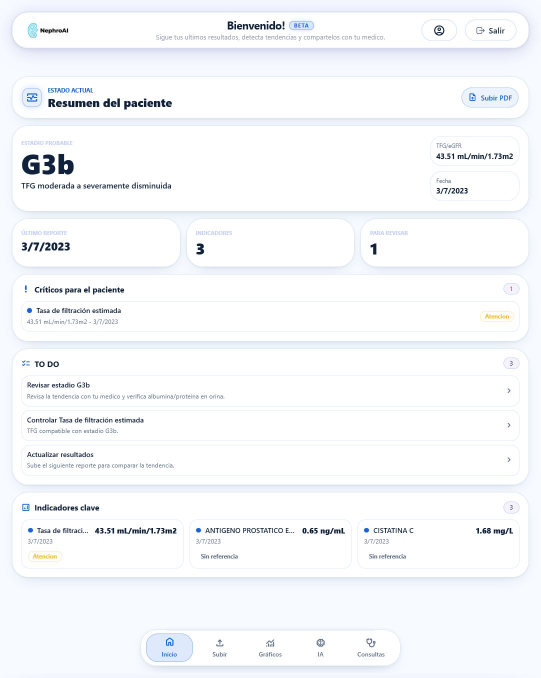
#> input picture landing/tutorial/01-inicio.png, 1082 x 1356 px (shown at 1/2 size)
$ python build_landing_tutorial.py
#> lines starting #> are read from the running program, lines starting #| are printed output that depends on the picture
from __future__ import annotations

from pathlib import Path
from textwrap import wrap

from PIL import Image, ImageDraw, ImageFont, ImageOps


ROOT = Path(__file__).resolve().parents[1]
ASSET_DIR = ROOT / "landing" / "tutorial"
OUTPUT = ASSET_DIR / "nephroai-tour.webp"
MOBILE_OUTPUT = ASSET_DIR / "nephroai-tour-mobile.webp"
CANVAS = (2000, 1367)
SCREEN_BOX = (90, 170, 1910, 1140)

SCENES = [
    (
        "01-inicio.png",
        "1 de 5 · Resumen",
        "Vea de inmediato su estado renal y los indicadores que requieren atención.",
    ),
    (
        "02-subir.png",
        "2 de 5 · Subir análisis",
        "Suba un PDF de laboratorio y NephroAI organizará los resultados.",
    ),
    (
        "03-graficos-egfr.png",
        "3 de 5 · Seguir tendencias",
        "Compare cada indicador y detecte valores fuera del rango de referencia.",
    ),
    (
        "04-ia.png",
        "4 de 5 · Preguntar a la IA",
        "Entienda qué cambió y qué conviene conversar con su médico.",
    ),
    (
        "05-consultas.png",
        "5 de 5 · Consultas",
        "Comparta sus resultados y gestione la comunicación con su médico.",
    ),
]


def font(size: int, bold: bool = False) -> ImageFont.FreeTypeFont:
    family = "segoeuib.ttf" if bold else "segoeui.ttf"
    path = Path("C:/Windows/Fonts") / family
    return ImageFont.truetype(str(path), size=size)


def rounded_mask(size: tuple[int, int], radius: int) -> Image.Image:
    mask = Image.new("L", size, 0)
    draw = ImageDraw.Draw(mask)
    draw.rounded_rectangle((0, 0, size[0] - 1, size[1] - 1), radius=radius, fill=255)
    return mask


def fit_screen(image: Image.Image, max_height: int = 1000) -> Image.Image:
    left, top, right, bottom = SCREEN_BOX
    target = (right - left, bottom - top)
    image = image.convert("RGB")
    if image.height > max_height:
        image = image.crop((0, 0, image.width, max_height))
    image = ImageOps.contain(image, target, Image.Resampling.LANCZOS)
    stage = Image.new("RGB", target, "#ffffff")
    x = (target[0] - image.width) // 2
    y = (target[1] - image.height) // 2
    stage.paste(image, (x, y))
    stage.putalpha(rounded_mask(target, 40))
    return stage


def make_scene(filename: str, label: str, caption: str) -> Image.Image:
    canvas = Image.new("RGB", CANVAS, "#eef6ff")
    draw = ImageDraw.Draw(canvas)
    draw.text((90, 62), "NephroAI en menos de un minuto", font=font(52, True), fill="#071b46")
    label_font = font(34, True)
    label_box = draw.textbbox((0, 0), label, font=label_font)
    label_width = label_box[2] - label_box[0] + 50
    draw.rounded_rectangle((CANVAS[0] - label_width - 90, 57, CANVAS[0] - 90, 125), radius=34, fill="#dceaff")
    draw.text((CANVAS[0] - label_width - 65, 71), label, font=label_font, fill="#075be8")

    max_height = 844 if filename == "01-inicio.png" else 900 if filename == "03-graficos-egfr.png" else 1000
    screen = fit_screen(Image.open(ASSET_DIR / filename), max_height=max_height)
    canvas.paste(screen, (SCREEN_BOX[0], SCREEN_BOX[1]), screen)
    draw.rounded_rectangle((90, 1173, 1910, 1310), radius=37, fill="#071b46")
    draw.text((137, 1211), caption, font=font(40, True), fill="#ffffff")
    return canvas


def make_mobile_scene(filename: str, label: str, caption: str) -> Image.Image:
    canvas = Image.new("RGB", (1080, 1500), "#eef6ff")
    draw = ImageDraw.Draw(canvas)
    draw.text((48, 47), "NephroAI en menos de un minuto", font=font(45, True), fill="#071b46")
    draw.rounded_rectangle((48, 119, 1032, 194), radius=38, fill="#dceaff")
    draw.text((81, 137), label, font=font(35, True), fill="#075be8")

    image = Image.open(ASSET_DIR / filename).convert("RGB")
    max_height = 844 if filename == "01-inicio.png" else 900 if filename == "03-graficos-egfr.png" else 1000
    if image.height > max_height:
        image = image.crop((0, 0, image.width, max_height))
    image = ImageOps.contain(image, (984, 939), Image.Resampling.LANCZOS)
    stage = Image.new("RGB", (984, 939), "#ffffff")
    stage.paste(image, ((984 - image.width) // 2, (939 - image.height) // 2))
    stage.putalpha(rounded_mask(stage.size, 33))
    canvas.paste(stage, (48, 227), stage)

    draw.rounded_rectangle((48, 1205, 1032, 1436), radius=36, fill="#071b46")
    lines = wrap(caption, width=42)
    line_height = 63
    start_y = 1250 + max(0, (2 - len(lines)) * 27)
    for index, line in enumerate(lines[:3]):
        draw.text((87, start_y + index * line_height), line, font=font(47, True), fill="#ffffff")
    return canvas


def main() -> None:
    scenes = [make_scene(*scene) for scene in SCENES]
#> in make_scene, `label_box = draw.textbbox((0, 0), label, font=label_font)`: label_box = (0, 6, 298, 32)
#> in make_scene, `label_width = label_box[2] - label_box[0] + 50`: label_width = 348
#> in fit_screen, `left, top, right, bottom = SCREEN_BOX`: left = 90; top = 170; right = 1910; bottom = 1140
#> in fit_screen, `target = (right - left, bottom - top)`: target = (1820, 970)
#> in fit_screen, image is the input picture: PIL image 1082x1356 RGB; mean R, G, B 246.5, 248.2, 250.7
#> in fit_screen, `image = image.crop((0, 0, image.width, max_height))`:
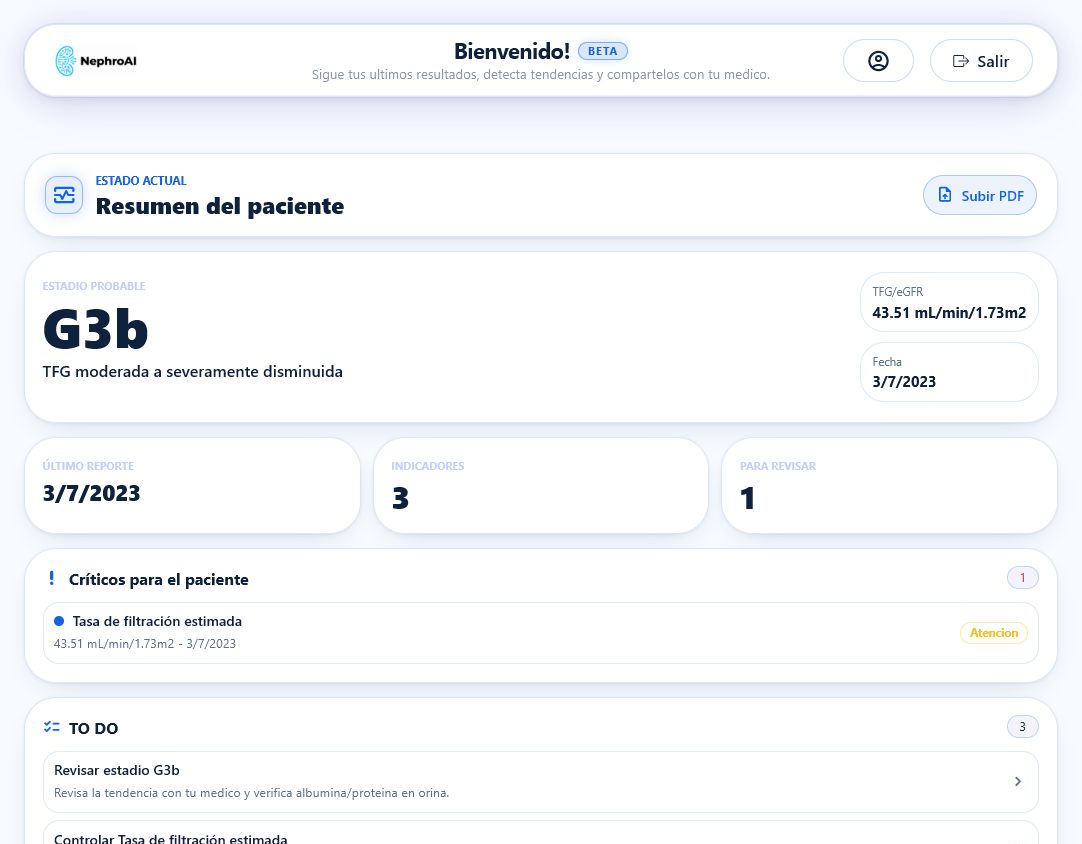
#> image: PIL image 1082x844 RGB; mean R, G, B 246.3, 247.9, 250.3
#> in fit_screen, `stage = Image.new("RGB", target, "#ffffff")`: stage: PIL image 1820x970 RGB; every value is 255
#> in fit_screen, `x = (target[0] - image.width) // 2`: x = 288
#> in fit_screen, `y = (target[1] - image.height) // 2`: y = 0
#> in rounded_mask, `mask = Image.new("L", size, 0)`: mask: PIL image 1820x970 L; every value is 0
#> call 2 of make_scene, with filename = '02-subir.png', label = '2 de 5 · Subir análisis'
#> in make_scene (call 2), `label_box = draw.textbbox((0, 0), label, font=label_font)`: label_box = (0, 5, 366, 32)
#> in make_scene (call 2), `label_width = label_box[2] - label_box[0] + 50`: label_width = 416
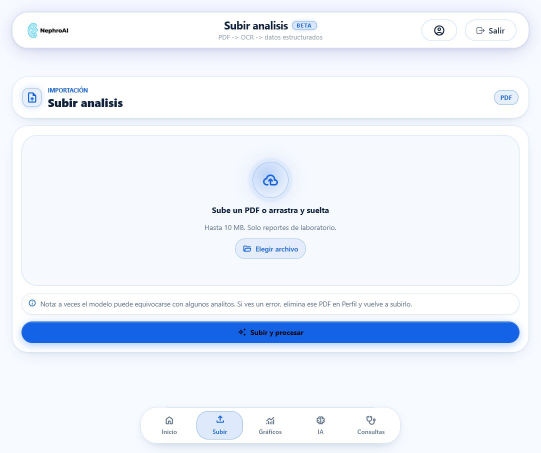
#> input picture landing/tutorial/02-subir.png, 1082 x 905 px (shown at 1/2 size)
#> in fit_screen, image is the input picture: PIL image 1082x905 RGB; mean R, G, B 234.2, 240.4, 250.7
#> call 3 of make_scene, with filename = '03-graficos-egfr.png', label = '3 de 5 · Seguir tendencias'
#> in make_scene (call 3), `label_box = draw.textbbox((0, 0), label, font=label_font)`: label_box = (0, 6, 446, 39)
#> in make_scene (call 3), `label_width = label_box[2] - label_box[0] + 50`: label_width = 496
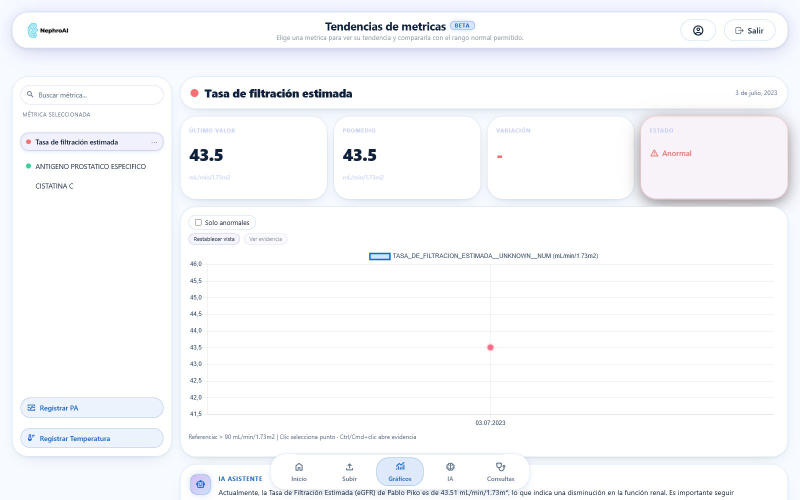
#> input picture landing/tutorial/03-graficos-egfr.png, 1600 x 1000 px (shown at 1/2 size)
#> call 3 of fit_screen, with max_height = 900
#> in fit_screen, image is the input picture: PIL image 1600x1000 RGB; mean R, G, B 247.8, 248.7, 251
#> in fit_screen (call 3), `image = image.crop((0, 0, image.width, max_height))`:
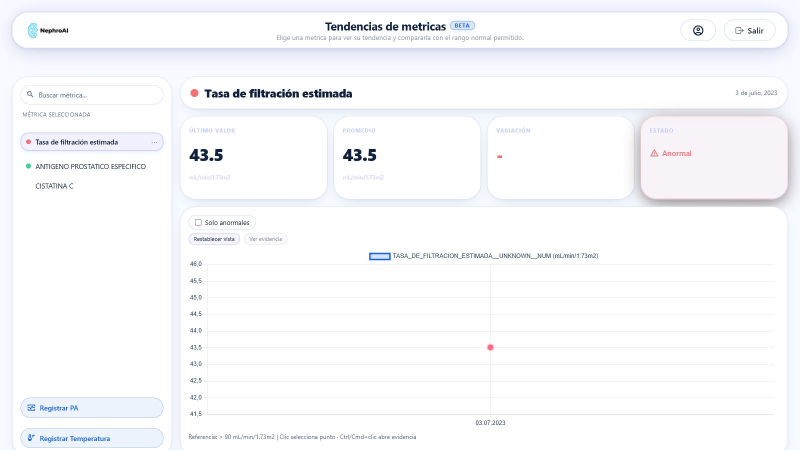
#> image: PIL image 1600x900 RGB (shown at 1/2 size); mean R, G, B 248.4, 249.1, 251.3
#> in fit_screen (call 3), `x = (target[0] - image.width) // 2`: x = 48
#> call 4 of make_scene, with filename = '04-ia.png', label = '4 de 5 · Preguntar a la IA'
#> in make_scene (call 4), `label_box = draw.textbbox((0, 0), label, font=label_font)`: label_box = (0, 6, 424, 39)
#> in make_scene (call 4), `label_width = label_box[2] - label_box[0] + 50`: label_width = 474
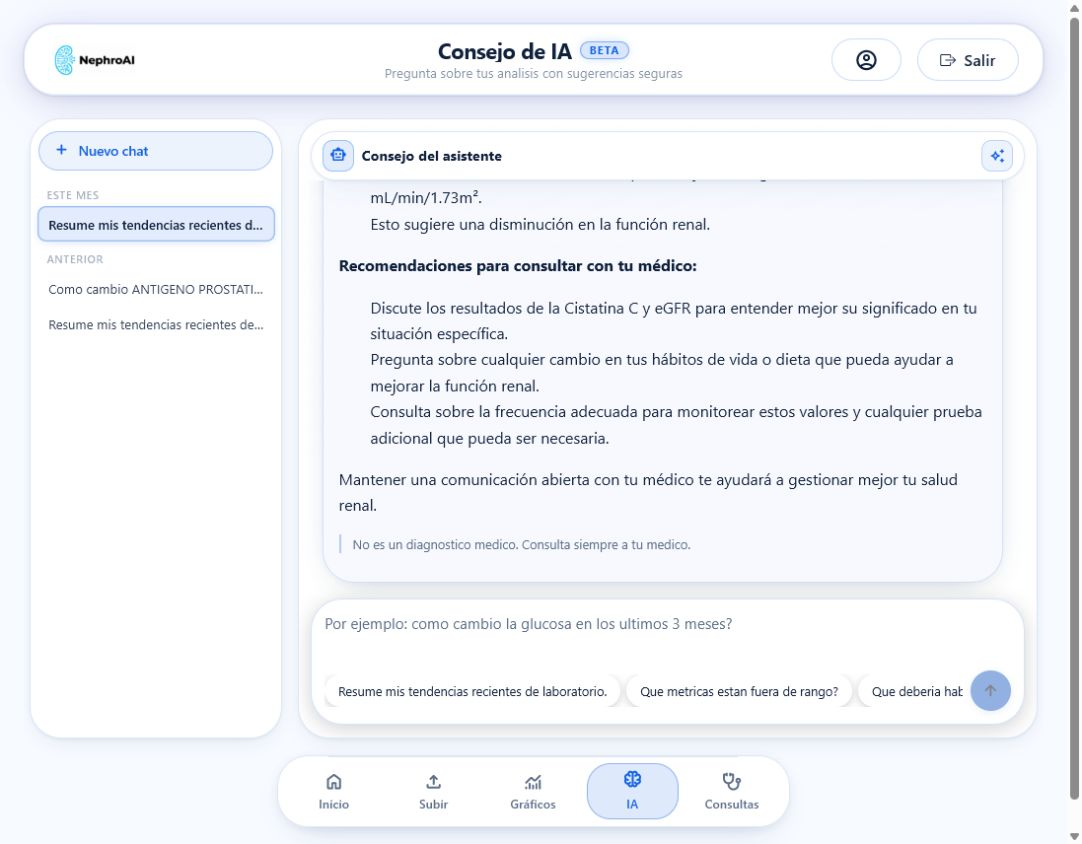
#> input picture landing/tutorial/04-ia.png, 1082 x 844 px
#> call 4 of fit_screen, with max_height = 1000
#> in fit_screen, image is the input picture: PIL image 1082x844 RGB; mean R, G, B 242, 244, 248.1
#> in fit_screen (call 4), `x = (target[0] - image.width) // 2`: x = 288
#> in fit_screen (call 4), `stage.paste(image, (x, y))`:
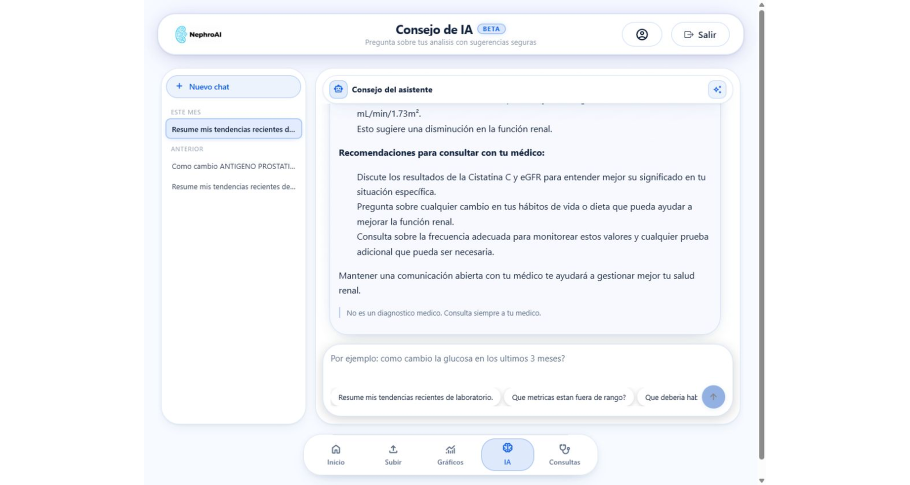
#> stage: PIL image 1820x970 RGB (shown at 1/2 size); mean R, G, B 246.1, 247.4, 250.1
#> in make_scene (call 4), `canvas.paste(screen, (SCREEN_BOX[0], SCREEN_BOX[1]), screen)`:
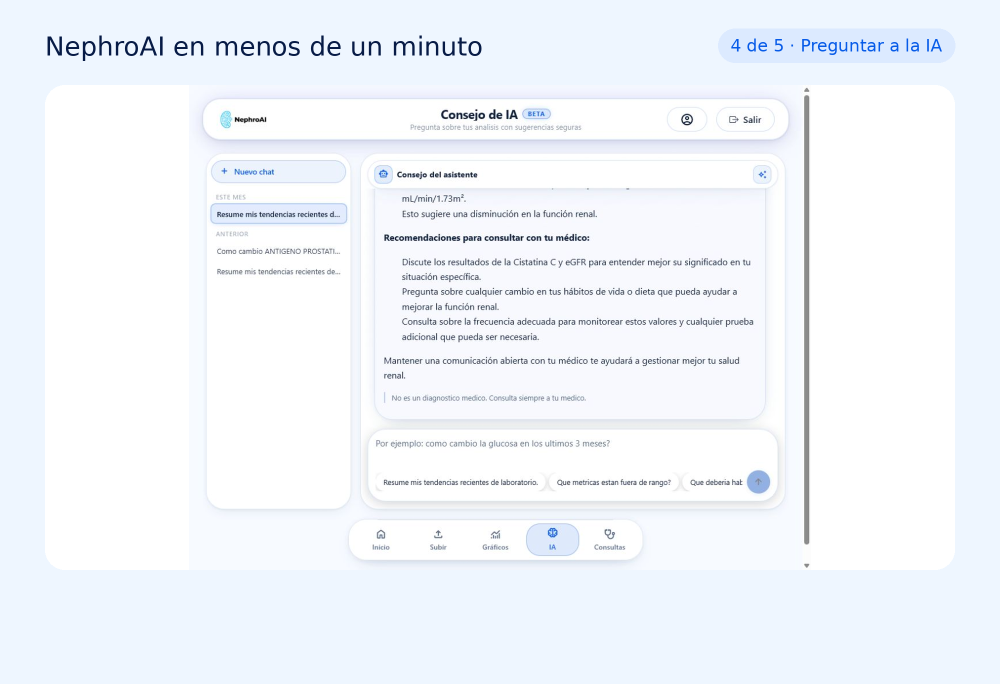
#> canvas: PIL image 2000x1367 RGB (shown at 1/2 size); mean R, G, B 242, 245.9, 251.3
    frames = scenes
    durations = [4200] * len(scenes)

    frames[0].save(
        OUTPUT,
        save_all=True,
        append_images=frames[1:],
        duration=durations,
        loop=0,
        quality=95,
        method=6,
    )
    mobile_frames = [make_mobile_scene(*scene) for scene in SCENES]
    mobile_frames[0].save(
        MOBILE_OUTPUT,
        save_all=True,
        append_images=mobile_frames[1:],
        duration=durations,
        loop=0,
        quality=95,
        method=6,
    )
    print(f"Created {OUTPUT} ({OUTPUT.stat().st_size / 1024 / 1024:.2f} MB)")
    print(f"Created {MOBILE_OUTPUT} ({MOBILE_OUTPUT.stat().st_size / 1024 / 1024:.2f} MB)")


if __name__ == "__main__":
#> (the run stopped early here; a loop or call above may not have finished)
